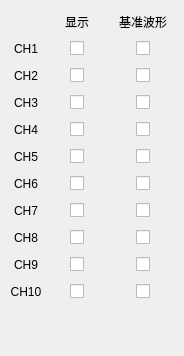
<?xml version="1.0" encoding="UTF-8"?>
<ui version="4.0">
 <class>HscSetVisible</class>
 <widget class="QWidget" name="HscSetVisible">
  <property name="geometry">
   <rect>
    <x>0</x>
    <y>0</y>
    <width>182</width>
    <height>356</height>
   </rect>
  </property>
  <property name="sizePolicy">
   <sizepolicy hsizetype="Maximum" vsizetype="Preferred">
    <horstretch>0</horstretch>
    <verstretch>0</verstretch>
   </sizepolicy>
  </property>
  <property name="windowTitle">
   <string>Form</string>
  </property>
  <layout class="QVBoxLayout" name="verticalLayout">
   <item>
    <layout class="QGridLayout" name="gridLayout">
     <item row="10" column="0">
      <widget class="QLabel" name="label_14">
       <property name="minimumSize">
        <size>
         <width>30</width>
         <height>21</height>
        </size>
       </property>
       <property name="maximumSize">
        <size>
         <width>30</width>
         <height>16777215</height>
        </size>
       </property>
       <property name="text">
        <string>CH10</string>
       </property>
       <property name="alignment">
        <set>Qt::AlignCenter</set>
       </property>
      </widget>
     </item>
     <item row="1" column="1" alignment="Qt::AlignHCenter">
      <widget class="QCheckBox" name="checkBox">
       <property name="text">
        <string/>
       </property>
      </widget>
     </item>
     <item row="2" column="0">
      <widget class="QLabel" name="label_6">
       <property name="minimumSize">
        <size>
         <width>30</width>
         <height>21</height>
        </size>
       </property>
       <property name="maximumSize">
        <size>
         <width>30</width>
         <height>16777215</height>
        </size>
       </property>
       <property name="text">
        <string>CH2</string>
       </property>
       <property name="alignment">
        <set>Qt::AlignCenter</set>
       </property>
      </widget>
     </item>
     <item row="7" column="2" alignment="Qt::AlignHCenter">
      <widget class="QCheckBox" name="checkBox_14">
       <property name="text">
        <string/>
       </property>
      </widget>
     </item>
     <item row="3" column="2" alignment="Qt::AlignHCenter">
      <widget class="QCheckBox" name="checkBox_6">
       <property name="text">
        <string/>
       </property>
      </widget>
     </item>
     <item row="0" column="2">
      <widget class="QLabel" name="label_3">
       <property name="minimumSize">
        <size>
         <width>60</width>
         <height>21</height>
        </size>
       </property>
       <property name="maximumSize">
        <size>
         <width>60</width>
         <height>16777215</height>
        </size>
       </property>
       <property name="text">
        <string>基准波形</string>
       </property>
       <property name="alignment">
        <set>Qt::AlignCenter</set>
       </property>
      </widget>
     </item>
     <item row="10" column="1" alignment="Qt::AlignHCenter">
      <widget class="QCheckBox" name="checkBox_19">
       <property name="text">
        <string/>
       </property>
      </widget>
     </item>
     <item row="6" column="0">
      <widget class="QLabel" name="label_10">
       <property name="minimumSize">
        <size>
         <width>30</width>
         <height>21</height>
        </size>
       </property>
       <property name="maximumSize">
        <size>
         <width>30</width>
         <height>16777215</height>
        </size>
       </property>
       <property name="text">
        <string>CH6</string>
       </property>
       <property name="alignment">
        <set>Qt::AlignCenter</set>
       </property>
      </widget>
     </item>
     <item row="5" column="2" alignment="Qt::AlignHCenter">
      <widget class="QCheckBox" name="checkBox_10">
       <property name="text">
        <string/>
       </property>
      </widget>
     </item>
     <item row="1" column="2" alignment="Qt::AlignHCenter">
      <widget class="QCheckBox" name="checkBox_2">
       <property name="text">
        <string/>
       </property>
      </widget>
     </item>
     <item row="4" column="1" alignment="Qt::AlignHCenter">
      <widget class="QCheckBox" name="checkBox_7">
       <property name="minimumSize">
        <size>
         <width>0</width>
         <height>21</height>
        </size>
       </property>
       <property name="text">
        <string/>
       </property>
      </widget>
     </item>
     <item row="5" column="0">
      <widget class="QLabel" name="label_9">
       <property name="minimumSize">
        <size>
         <width>30</width>
         <height>21</height>
        </size>
       </property>
       <property name="maximumSize">
        <size>
         <width>30</width>
         <height>16777215</height>
        </size>
       </property>
       <property name="text">
        <string>CH5</string>
       </property>
       <property name="alignment">
        <set>Qt::AlignCenter</set>
       </property>
      </widget>
     </item>
     <item row="3" column="1" alignment="Qt::AlignHCenter">
      <widget class="QCheckBox" name="checkBox_5">
       <property name="text">
        <string/>
       </property>
      </widget>
     </item>
     <item row="4" column="0">
      <widget class="QLabel" name="label_8">
       <property name="minimumSize">
        <size>
         <width>30</width>
         <height>21</height>
        </size>
       </property>
       <property name="maximumSize">
        <size>
         <width>30</width>
         <height>16777215</height>
        </size>
       </property>
       <property name="text">
        <string>CH4</string>
       </property>
       <property name="alignment">
        <set>Qt::AlignCenter</set>
       </property>
      </widget>
     </item>
     <item row="6" column="1" alignment="Qt::AlignHCenter">
      <widget class="QCheckBox" name="checkBox_11">
       <property name="text">
        <string/>
       </property>
      </widget>
     </item>
     <item row="5" column="1" alignment="Qt::AlignHCenter">
      <widget class="QCheckBox" name="checkBox_9">
       <property name="minimumSize">
        <size>
         <width>0</width>
         <height>21</height>
        </size>
       </property>
       <property name="text">
        <string/>
       </property>
      </widget>
     </item>
     <item row="8" column="1" alignment="Qt::AlignHCenter">
      <widget class="QCheckBox" name="checkBox_15">
       <property name="text">
        <string/>
       </property>
      </widget>
     </item>
     <item row="9" column="1" alignment="Qt::AlignHCenter">
      <widget class="QCheckBox" name="checkBox_17">
       <property name="text">
        <string/>
       </property>
      </widget>
     </item>
     <item row="4" column="2" alignment="Qt::AlignHCenter">
      <widget class="QCheckBox" name="checkBox_8">
       <property name="minimumSize">
        <size>
         <width>0</width>
         <height>21</height>
        </size>
       </property>
       <property name="text">
        <string/>
       </property>
      </widget>
     </item>
     <item row="2" column="2" alignment="Qt::AlignHCenter">
      <widget class="QCheckBox" name="checkBox_4">
       <property name="text">
        <string/>
       </property>
      </widget>
     </item>
     <item row="7" column="1" alignment="Qt::AlignHCenter">
      <widget class="QCheckBox" name="checkBox_13">
       <property name="text">
        <string/>
       </property>
      </widget>
     </item>
     <item row="10" column="2" alignment="Qt::AlignHCenter">
      <widget class="QCheckBox" name="checkBox_20">
       <property name="text">
        <string/>
       </property>
      </widget>
     </item>
     <item row="1" column="0">
      <widget class="QLabel" name="label">
       <property name="minimumSize">
        <size>
         <width>30</width>
         <height>21</height>
        </size>
       </property>
       <property name="maximumSize">
        <size>
         <width>30</width>
         <height>16777215</height>
        </size>
       </property>
       <property name="text">
        <string>CH1</string>
       </property>
       <property name="alignment">
        <set>Qt::AlignCenter</set>
       </property>
      </widget>
     </item>
     <item row="3" column="0">
      <widget class="QLabel" name="label_7">
       <property name="minimumSize">
        <size>
         <width>30</width>
         <height>21</height>
        </size>
       </property>
       <property name="maximumSize">
        <size>
         <width>30</width>
         <height>16777215</height>
        </size>
       </property>
       <property name="text">
        <string>CH3</string>
       </property>
       <property name="alignment">
        <set>Qt::AlignCenter</set>
       </property>
      </widget>
     </item>
     <item row="7" column="0">
      <widget class="QLabel" name="label_11">
       <property name="minimumSize">
        <size>
         <width>30</width>
         <height>21</height>
        </size>
       </property>
       <property name="maximumSize">
        <size>
         <width>30</width>
         <height>16777215</height>
        </size>
       </property>
       <property name="text">
        <string>CH7</string>
       </property>
       <property name="alignment">
        <set>Qt::AlignCenter</set>
       </property>
      </widget>
     </item>
     <item row="9" column="2" alignment="Qt::AlignHCenter">
      <widget class="QCheckBox" name="checkBox_18">
       <property name="text">
        <string/>
       </property>
      </widget>
     </item>
     <item row="6" column="2" alignment="Qt::AlignHCenter">
      <widget class="QCheckBox" name="checkBox_12">
       <property name="text">
        <string/>
       </property>
      </widget>
     </item>
     <item row="8" column="0">
      <widget class="QLabel" name="label_12">
       <property name="minimumSize">
        <size>
         <width>30</width>
         <height>21</height>
        </size>
       </property>
       <property name="maximumSize">
        <size>
         <width>30</width>
         <height>16777215</height>
        </size>
       </property>
       <property name="text">
        <string>CH8</string>
       </property>
       <property name="alignment">
        <set>Qt::AlignCenter</set>
       </property>
      </widget>
     </item>
     <item row="8" column="2" alignment="Qt::AlignHCenter">
      <widget class="QCheckBox" name="checkBox_16">
       <property name="text">
        <string/>
       </property>
      </widget>
     </item>
     <item row="2" column="1" alignment="Qt::AlignHCenter">
      <widget class="QCheckBox" name="checkBox_3">
       <property name="text">
        <string/>
       </property>
      </widget>
     </item>
     <item row="0" column="1">
      <widget class="QLabel" name="label_2">
       <property name="minimumSize">
        <size>
         <width>60</width>
         <height>21</height>
        </size>
       </property>
       <property name="maximumSize">
        <size>
         <width>60</width>
         <height>16777215</height>
        </size>
       </property>
       <property name="text">
        <string>显示</string>
       </property>
       <property name="alignment">
        <set>Qt::AlignCenter</set>
       </property>
      </widget>
     </item>
     <item row="9" column="0">
      <widget class="QLabel" name="label_13">
       <property name="minimumSize">
        <size>
         <width>30</width>
         <height>21</height>
        </size>
       </property>
       <property name="maximumSize">
        <size>
         <width>30</width>
         <height>16777215</height>
        </size>
       </property>
       <property name="text">
        <string>CH9</string>
       </property>
       <property name="alignment">
        <set>Qt::AlignCenter</set>
       </property>
      </widget>
     </item>
    </layout>
   </item>
   <item>
    <spacer name="verticalSpacer">
     <property name="orientation">
      <enum>Qt::Vertical</enum>
     </property>
     <property name="sizeHint" stdset="0">
      <size>
       <width>20</width>
       <height>40</height>
      </size>
     </property>
    </spacer>
   </item>
  </layout>
 </widget>
 <resources/>
 <connections/>
</ui>
